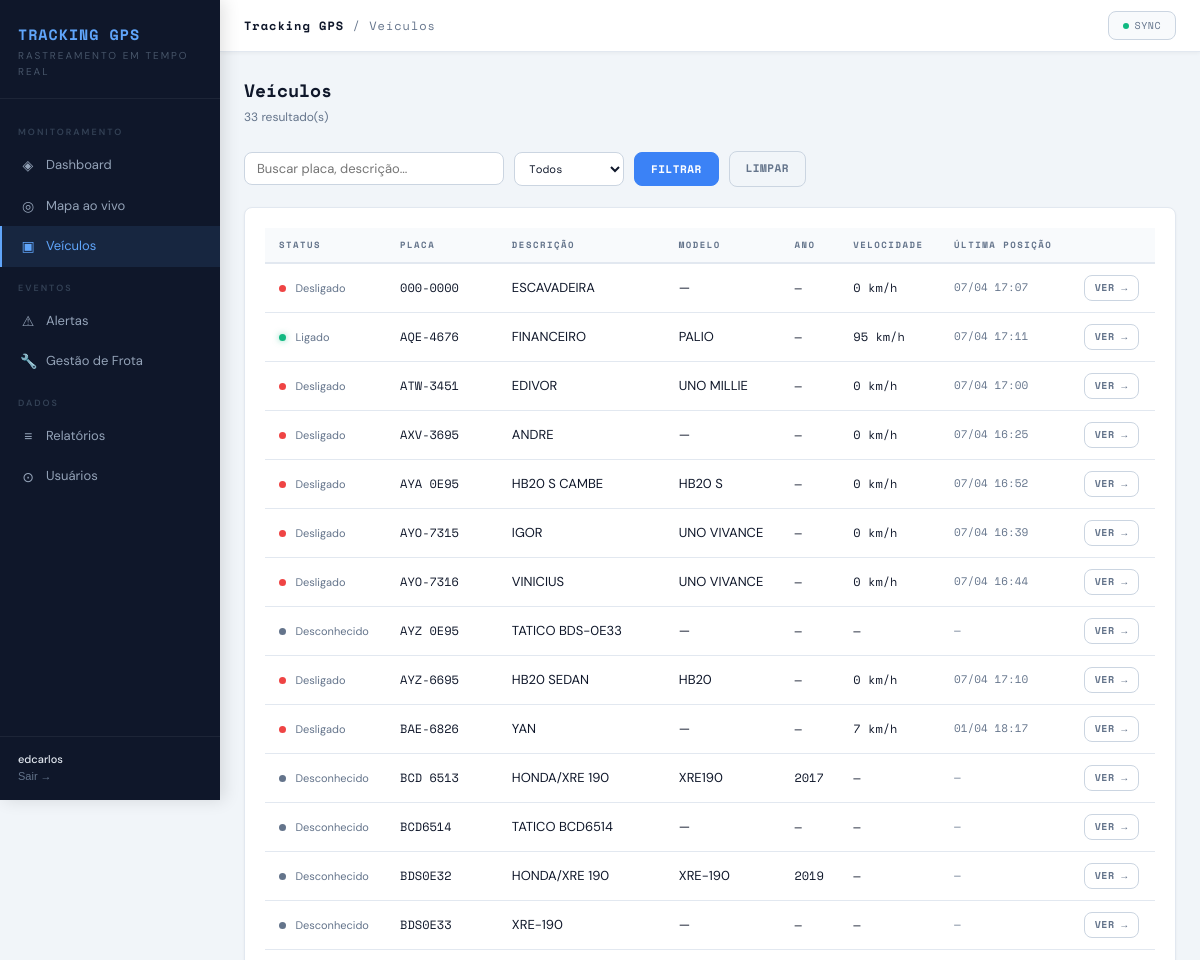
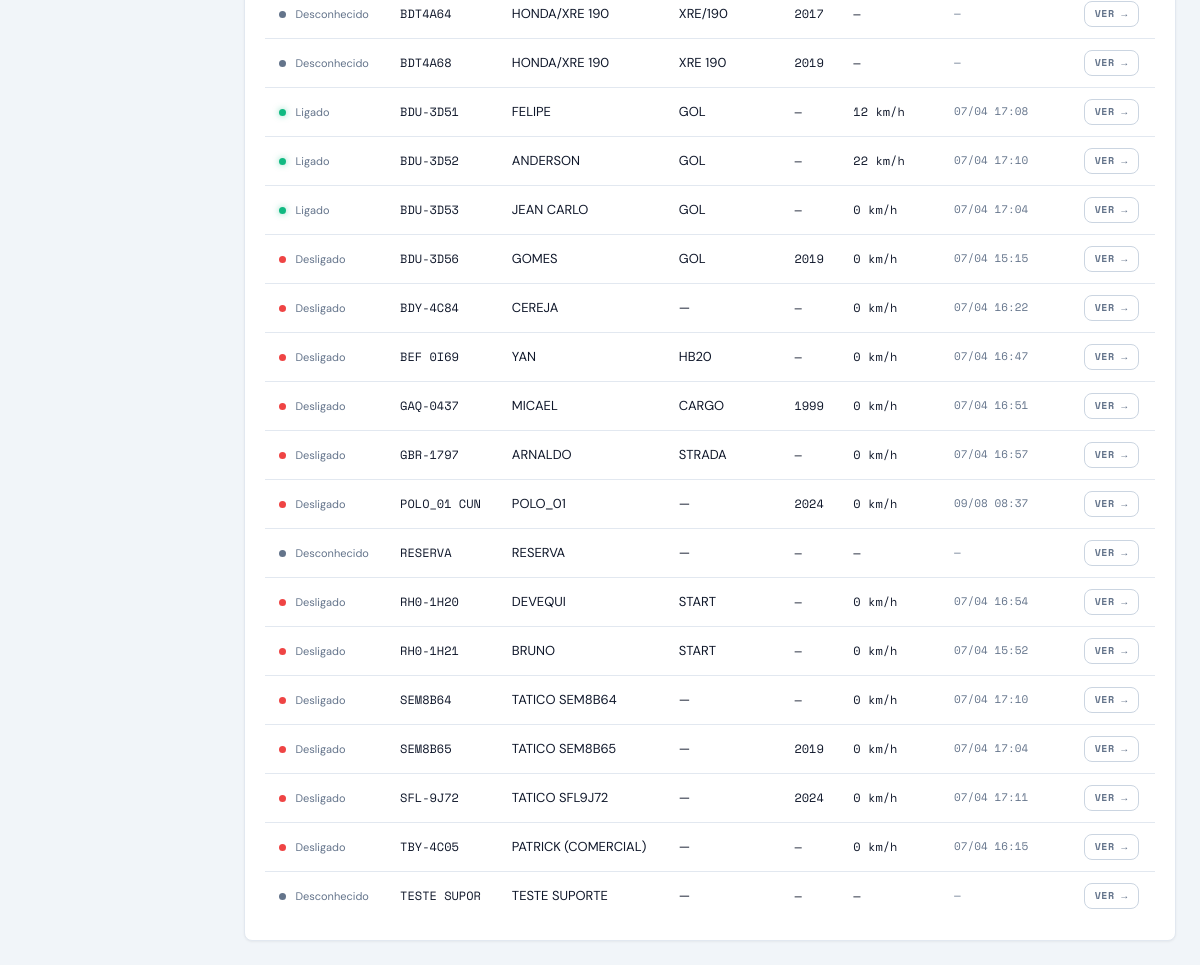
/veiculos/ (signed in), run on an earlier commit of the app's database (2 pictures, top to bottom).
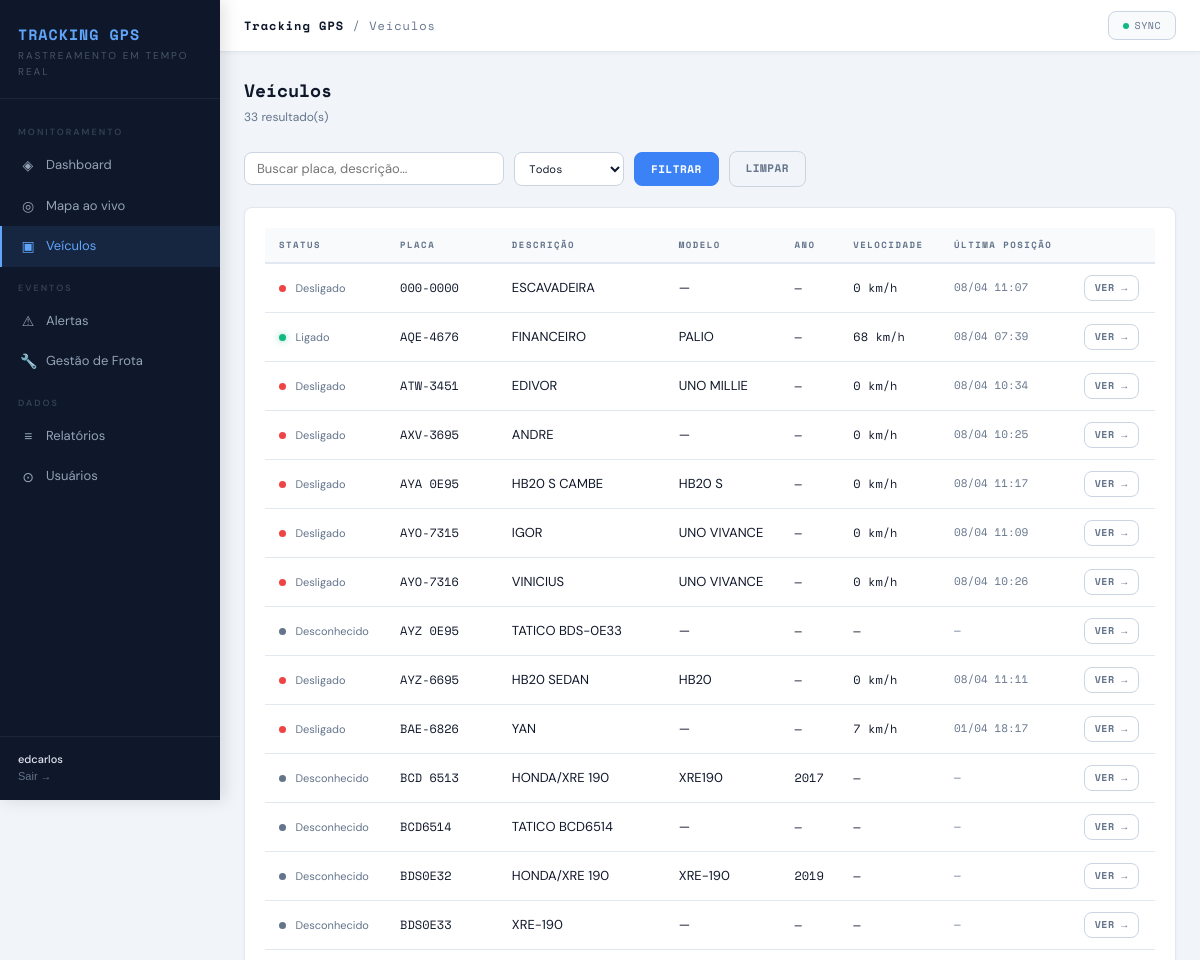
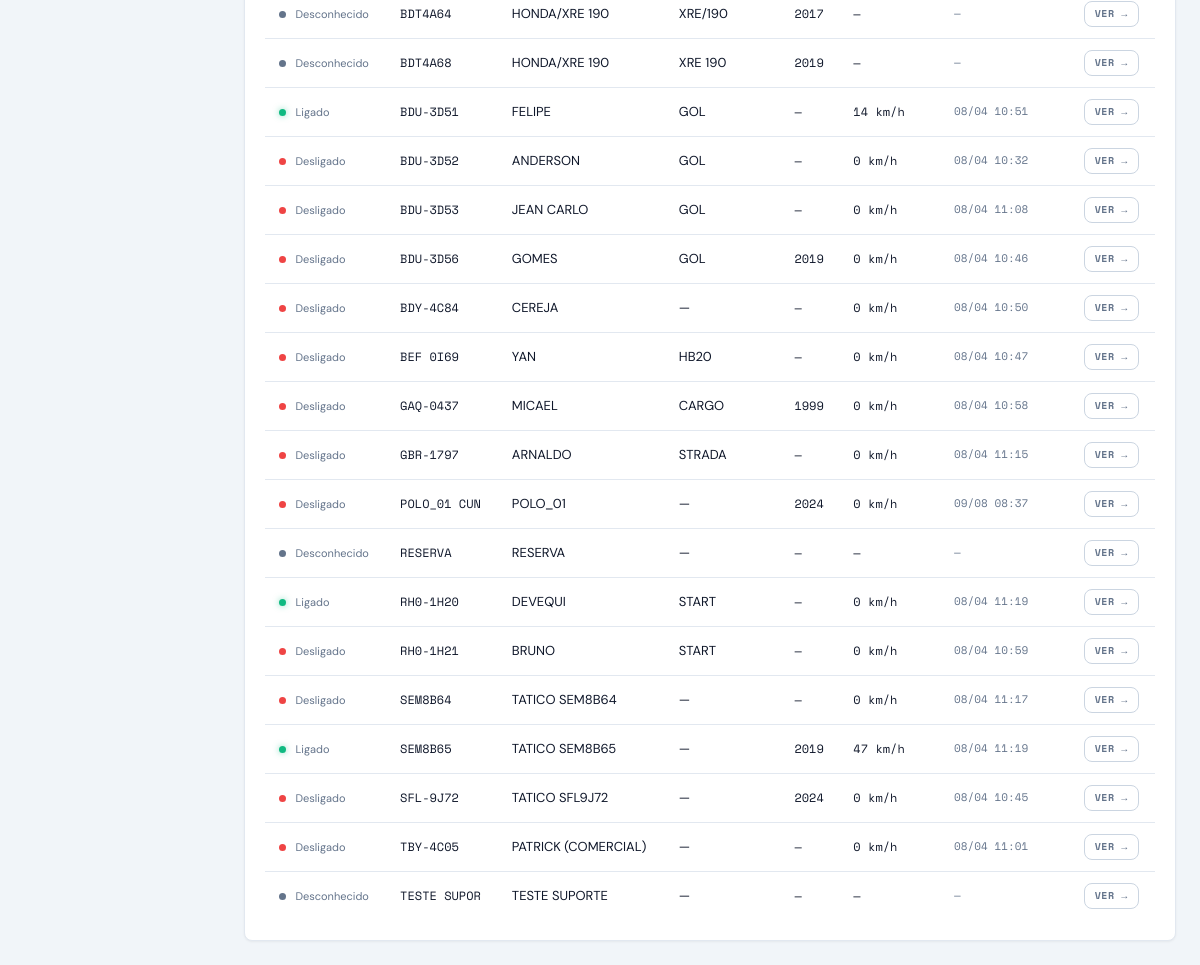
And on a later commit of the database (2 pictures, top to bottom).
### core/models.py (models this page shows, shortened)
class Vehicle(models.Model):
    api_id          = models.CharField(max_length=20, unique=True, verbose_name="ID API")
    api_client_id   = models.CharField(max_length=20, blank=True)
    placa           = models.CharField(max_length=20, blank=True, verbose_name="Placa")
    tag             = models.CharField(max_length=50, blank=True, verbose_name="Tag")
    descricao       = models.CharField(max_length=200, blank=True, verbose_name="Descrição")
    chassi          = models.CharField(max_length=50, blank=True)
    ano             = models.CharField(max_length=10, blank=True)
    cor             = models.CharField(max_length=50, blank=True)
    tipo            = models.CharField(max_length=10, blank=True)
    fabricante      = models.CharField(max_length=10, blank=True)
    modelo          = models.CharField(max_length=100, blank=True)
    combustivel     = models.CharField(max_length=10, blank=True)
    consumo         = models.CharField(max_length=20, blank=True)
    velocidade_limite = models.CharField(max_length=20, blank=True)
    odometro        = models.CharField(max_length=20, blank=True)
    equipamento     = models.CharField(max_length=100, blank=True, null=True)
    latitude        = models.FloatField(null=True, blank=True)
    longitude       = models.FloatField(null=True, blank=True)
    velocidade_atual = models.FloatField(null=True, blank=True)
    ignicao         = models.BooleanField(null=True, blank=True)
    direcao         = models.FloatField(null=True, blank=True, verbose_name="Direção (graus)")
    ultima_posicao  = models.DateTimeField(null=True, blank=True)
    foto            = models.ImageField(upload_to='veiculos/', null=True, blank=True, verbose_name="Foto")
    km_base         = models.FloatField(null=True, blank=True, verbose_name="KM Base (odômetro manual)")
    km_percorrido_hoje = models.FloatField(default=0.0, verbose_name="KM percorrido hoje")
    km_dia_data     = models.DateField(null=True, blank=True, verbose_name="Data referência km diário")
    ativo           = models.BooleanField(default=True)
    criado_em       = models.DateTimeField(auto_now_add=True)
    atualizado_em   = models.DateTimeField(auto_now=True)
    class Meta:
        verbose_name = "Veículo"
        verbose_name_plural = "Veículos"
        ordering = ['placa']
    @property
    def status_display(self):
        if self.ignicao is None:
            return "Desconhecido"
        return "Ligado" if self.ignicao else "Desligado"
    @property
    def status_color(self):
        if self.ignicao is None:
            return "gray"
        return "green" if self.ignicao else "red"

### core/views.py (the view)
# urls.py: path('veiculos/',                  views.veiculos_lista,       name='veiculos'),
@login_required
def veiculos_lista(request):
    qs = Vehicle.objects.filter(ativo=True)
    busca = request.GET.get('q', '').strip()
    if busca:
        qs = qs.filter(
            Q(placa__icontains=busca) |
            Q(descricao__icontains=busca) |
            Q(modelo__icontains=busca)
        )
    status = request.GET.get('status', '')
    if status == 'ligado':
        qs = qs.filter(ignicao=True)
    elif status == 'desligado':
        qs = qs.filter(ignicao=False)
    elif status == 'sem_sinal':
        qs = qs.filter(ignicao=None)
    return render(request, 'core/veiculos.html', {
        'veiculos': qs.order_by('placa'),
        'busca':    busca,
        'status':   status,
    })

### core/context_processors.py (called while the page is built)
def nao_lidos(request):
    if request.user.is_authenticated:
        return {'nao_lidos': Alert.objects.filter(lido=False).count()}
    return {'nao_lidos': 0}

### core/templates/core/veiculos.html (shortened to what this page needs)
{% extends 'core/base.html' %}
{% block topbar_title %}<span>Tracking GPS</span> / Veículos{% endblock %}
{% block content %}
<div class="page-header">
  <div>
    <div class="page-title">Veículos</div>
    <div class="page-sub">{{ veiculos|length }} resultado(s)</div>
  </div>
</div>
<form method="get" class="filter-row">
  <input type="text" name="q" value="{{ busca }}" placeholder="Buscar placa, descrição..." class="filter-input" style="width:260px">
  <select name="status" class="filter-select" onchange="this.form.submit()">
    <option value="" {% if not status %}selected{% endif %}>Todos</option>
  </select>
  <button type="submit" class="btn btn-primary">Filtrar</button>
  <a href="{% url 'veiculos' %}" class="btn btn-ghost">Limpar</a>
</form>
<div class="card">
  <div class="table-wrap">
    <table>
      <thead>
        <tr>
          <th>Status</th>
          <th>Placa</th>
          <th>Descrição</th>
          <th>Modelo</th>
          <th>Ano</th>
          <th>Velocidade</th>
          <th>Última posição</th>
          <th></th>
        </tr>
      </thead>
      <tbody>
        {% for v in veiculos %}
        <tr>
          <td>
            <span class="dot dot-{{ v.status_color }}"></span>
            <span style="margin-left:6px;font-size:11px;color:var(--muted)">{{ v.status_display }}</span>
          </td>
          <td class="mono">{{ v.placa }}</td>
          <td>{{ v.descricao|default:"—" }}</td>
          <td>{{ v.modelo|default:"—" }}</td>
          <td class="mono">{{ v.ano|default:"—" }}</td>
          <td class="mono">{% if v.velocidade_atual != None %}{{ v.velocidade_atual|floatformat:0 }} km/h{% else %}—{% endif %}</td>
          <td class="mono" style="font-size:11px;color:var(--muted)">
            {% if v.ultima_posicao %}{{ v.ultima_posicao|date:"d/m H:i" }}{% else %}—{% endif %}
          </td>
          <td>
            <a href="{% url 'veiculo_detalhe' v.pk %}" class="btn btn-ghost" style="padding:4px 10px;font-size:10px">Ver →</a>
          </td>
        </tr>
        {% empty %}
        <tr><td colspan="8" style="color:var(--muted);text-align:center;padding:30px">Nenhum veículo encontrado.</td></tr>
        {% endfor %}
      </tbody>
    </table>
  </div>
</div>
{% endblock %}

What changed in the data, as far as the page shows it:
changed Vehicle "ESCAVADEIRA": ultima_posicao "07/04 17:07" → "08/04 11:07"
changed Vehicle "FINANCEIRO": velocidade_atual "95" → "68"; ultima_posicao "07/04 17:11" → "08/04 07:39"
changed Vehicle "EDIVOR": ultima_posicao "07/04 17:00" → "08/04 10:34"
changed Vehicle "ANDRE": ultima_posicao "07/04 16:25" → "08/04 10:25"
changed Vehicle "HB20 S CAMBE": ultima_posicao "07/04 16:52" → "08/04 11:17"
changed Vehicle "IGOR": ultima_posicao "07/04 16:39" → "08/04 11:09"
changed Vehicle "VINICIUS": ultima_posicao "07/04 16:44" → "08/04 10:26"
changed Vehicle "HB20 SEDAN": ultima_posicao "07/04 17:10" → "08/04 11:11"
changed Vehicle "FELIPE": velocidade_atual "12" → "14"; ultima_posicao "07/04 17:08" → "08/04 10:51"
changed Vehicle "ANDERSON": ignicao True → False (drawn); status_display "Ligado" → "Desligado"; velocidade_atual "22" → "0"; ultima_posicao "07/04 17:10" → "08/04 10:32"
changed Vehicle "JEAN CARLO": ignicao True → False (drawn); status_display "Ligado" → "Desligado"; ultima_posicao "07/04 17:04" → "08/04 11:08"
changed Vehicle "GOMES": ultima_posicao "07/04 15:15" → "08/04 10:46"
changed Vehicle "CEREJA": ultima_posicao "07/04 16:22" → "08/04 10:50"
changed Vehicle "BEF 0I69": ultima_posicao "07/04 16:47" → "08/04 10:47"
changed Vehicle "MICAEL": ultima_posicao "07/04 16:51" → "08/04 10:58"
changed Vehicle "ARNALDO": ultima_posicao "07/04 16:57" → "08/04 11:15"
changed Vehicle "DEVEQUI": ignicao False → True (drawn); status_display "Desligado" → "Ligado"; ultima_posicao "07/04 16:54" → "08/04 11:19"
changed Vehicle "BRUNO": ultima_posicao "07/04 15:52" → "08/04 10:59"
changed Vehicle "TATICO SEM8B64": ultima_posicao "07/04 17:10" → "08/04 11:17"
changed Vehicle "TATICO SEM8B65": ignicao False → True (drawn); status_display "Desligado" → "Ligado"; velocidade_atual "0" → "47"; ultima_posicao "07/04 17:04" → "08/04 11:19"
changed Vehicle "TATICO SFL9J72": ultima_posicao "07/04 17:11" → "08/04 10:45"
changed Vehicle "PATRICK (COMERCIAL)": ultima_posicao "07/04 16:15" → "08/04 11:01"
